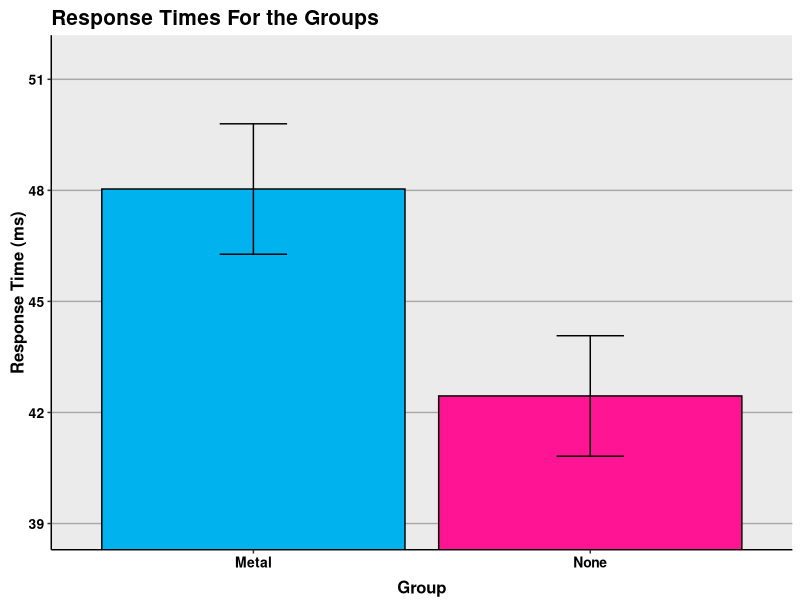

The R script that drew this image:
## ---- chunk 1
dat<-read.csv("homework5.csv")
## ---- chunk 2
str(dat)
## ---- chunk 3
mean(dat$wpm[dat$music=="metal"])
mean(dat$wpm[dat$music=="none"])
## ---- chunk 4
t.test(dat$wpm[dat$music=="metal"],
        dat$wpm[dat$music=="none"],
        var.equal=TRUE)
## ---- chunk 5
t.test(dat$wpm[dat$music=="metal"],
        dat$wpm[dat$music=="none"],
        var.equal=TRUE,
        alternative="greater")
## ---- chunk 6
library(ggplot2)
library(gplots)
library(dplyr)
## ---- chunk 7
temp<-dat%>%group_by(music)%>%
  summarize(means=mean(wpm), sems=sd(wpm)/sqrt(length(wpm)))
## ---- chunk 8
f<-ggplot(temp,aes(x=factor(music),y=means))+
  geom_bar(stat="identity", color="black",
           fill=c("deepskyblue2", "deeppink"))+
  geom_errorbar(aes(ymax=means+sems,
                    ymin=means-sems),
                width=.2)+
  ggtitle("Response Times For the Groups")+
  labs(x="Group", y="Response Time (ms)")+
  scale_x_discrete(breaks=c("metal","none"),
                   labels=c("Metal","None"))+
  theme(plot.title=element_text(size=15,
                                face="bold",
                                vjust=.5))+
  theme(axis.title.x=element_text(size=12,
                                  face="bold",
                                  vjust=-.25))+
  theme(axis.title.y=element_text(size=12,
                                  face="bold",
                                  vjust=.25))+
  theme(axis.text.x=element_text(size=10,
                                 face="bold",
                                 color="black"))+
  theme(axis.text.y=element_text(size=10,
                                 face="bold",
                                 color="black"))+
  coord_cartesian(ylim=c(min(temp$means)-2*max(temp$sems),
                         max(temp$means)+2*max(temp$sems)))+
  theme(panel.border=element_blank(),
        axis.line=element_line())+
  theme(panel.grid.major.x=element_blank())+
  theme(panel.grid.major.y=element_line(color="darkgrey"))+
  theme(panel.grid.minor.y=element_blank())
f
## ---- chunk 9
t.test(dat$wpm[dat$music=="metal"],
        dat$wpm[dat$music=="none"],
        var.equal=TRUE,
        paired=TRUE)
